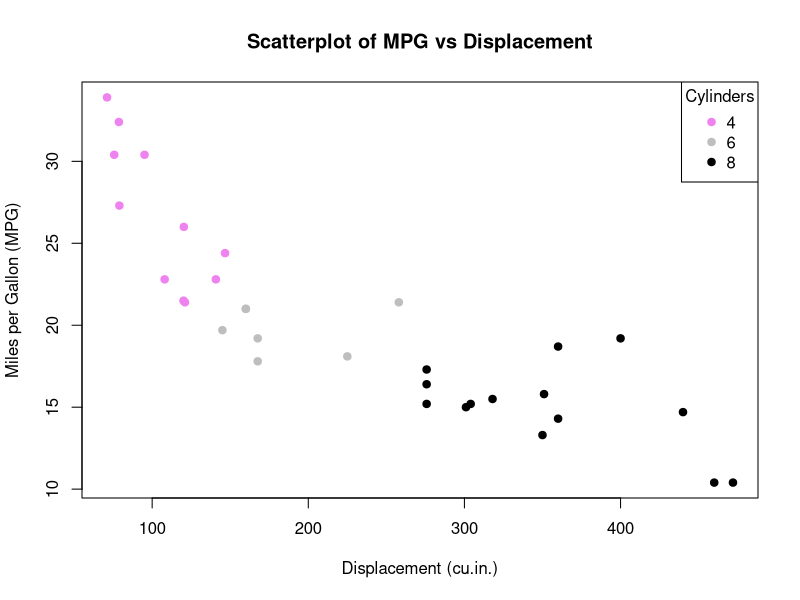

R code for this plot:
library(datasets)

data(mtcars)

colors <- c('violet','grey','black')
cyl_colors <- colors[as.factor(mtcars$cyl)]

filepath <- '/Users/nabeelnazeer/Documents/R_For_DataScience/OUTPUTS/LabCycle_2/mtcars_plot.png'

png(filename = filepath, width = 600, height = 800)

plot(mtcars$disp, mtcars$mpg,
     col = cyl_colors,
     pch = 19,
     xlab = "Displacement (cu.in.)",
     ylab = "Miles per Gallon (MPG)",
     main = "Scatterplot of MPG vs Displacement")



legend("topright", legend = levels(as.factor(mtcars$cyl)),
       col = colors, pch = 19, title = "Cylinders")

dev.off()

